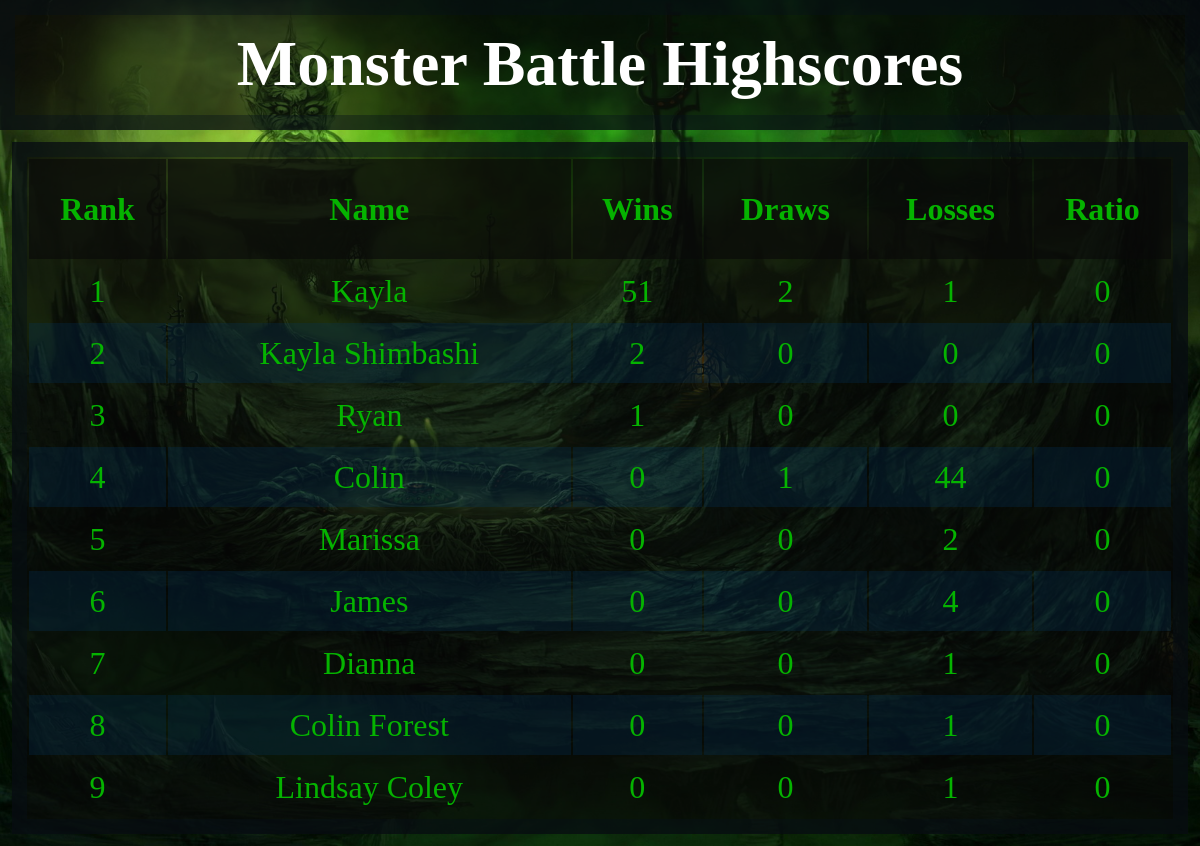
/highscores.php, run on the app's committed database.
### tables this page shows
CREATE TABLE IF NOT EXISTS `highscores` (
  `id` int(11) NOT NULL AUTO_INCREMENT,
  `name` varchar(30) NOT NULL,
  `wins` int(5) NOT NULL,
  `losses` int(5) NOT NULL,
  `draws` int(5) NOT NULL,
  `winRatio` decimal(10,0) NOT NULL,
  PRIMARY KEY (`id`)
);

### highscores.php (the view, shortened to what this page needs)
<?php
    include('db.php');
    $sql ="SELECT * FROM highscores ORDER BY wins DESC";
    $scoresQuery = mysqli_query($mysql, $sql);
 ?>
<!DOCTYPE html>
<html lang="en">
    <head>
        <link href="css/monster.css" rel="stylesheet" type="text/css">
    </head>
    <body>
        <div class="title">
            <h1>Monster Battle Highscores</h1>
        </div>
        <table>
            <thead>
                <tr>
                    <th>Rank</th>
                    <th>Name</th>
                    <th>Wins</th>
                    <th>Draws</th>
                    <th>Losses</th>
                    <th>Ratio</th>
                </tr>
            </thead>
            <tbody>
                <?php
                    $i = 1;
                    while($result = $scoresQuery->fetch_assoc()){
                 ?>
                    <tr>
                        <td><?php echo $i; ?></td>
                        <td><?php echo $result['name']; ?></td>
                        <td><?php echo $result['wins']; ?></td>
                        <td><?php echo $result['draws']; ?></td>
                        <td><?php echo $result['losses']; ?></td>
                        <td><?php echo $result['winRatio']?></td>
                    </tr>
                <?php
                    $i++;
                    }
                 ?>
            </tbody>
        </table>
    </body>
</html>

### css/monster.css (style rules this page uses)
.title { width:100%; height:130px; text-align:center; padding:1%; color:#fff; font-size:2em; background-color:rgba(8, 8, 8, 0.63); border:15px solid rgba(5, 16, 26, 0.4); }
* { margin: 0px; padding: 0px; box-sizing: border-box; }
body { background-image:url('../img/background4.jpg'); background-position:center; background-size:cover; background-repeat: no-repeat; min-height:100vh; }
table { width:98%; height:100%; margin:1%; background-color:rgba(8, 8, 8, 0.63); border:15px solid rgba(5, 16, 26, 0.4); color:rgb(5, 179, 0); font-size:2em; text-align:center; }
thead { background-color: rgba(8, 8, 8, 0.63); }
th { height:100px; }
td { height:60px; }
tr:nth-child(even) { background-color:rgba(0, 53, 102, 0.25); }

### data on the page
highscores: name "Kayla", wins "51", draws "2", losses "1", winRatio "0"
highscores: name "Kayla Shimbashi", wins "2", draws "0", losses "0", winRatio "0"
highscores: name "Ryan", wins "1", draws "0", losses "0", winRatio "0"
highscores: name "Colin", wins "0", draws "1", losses "44", winRatio "0"
highscores: name "Marissa", wins "0", draws "0", losses "2", winRatio "0"
highscores: name "James", wins "0", draws "0", losses "4", winRatio "0"
highscores: name "Dianna", wins "0", draws "0", losses "1", winRatio "0"
highscores: name "Colin Forest", wins "0", draws "0", losses "1", winRatio "0"
highscores: name "Lindsay Coley", wins "0", draws "0", losses "1", winRatio "0"
